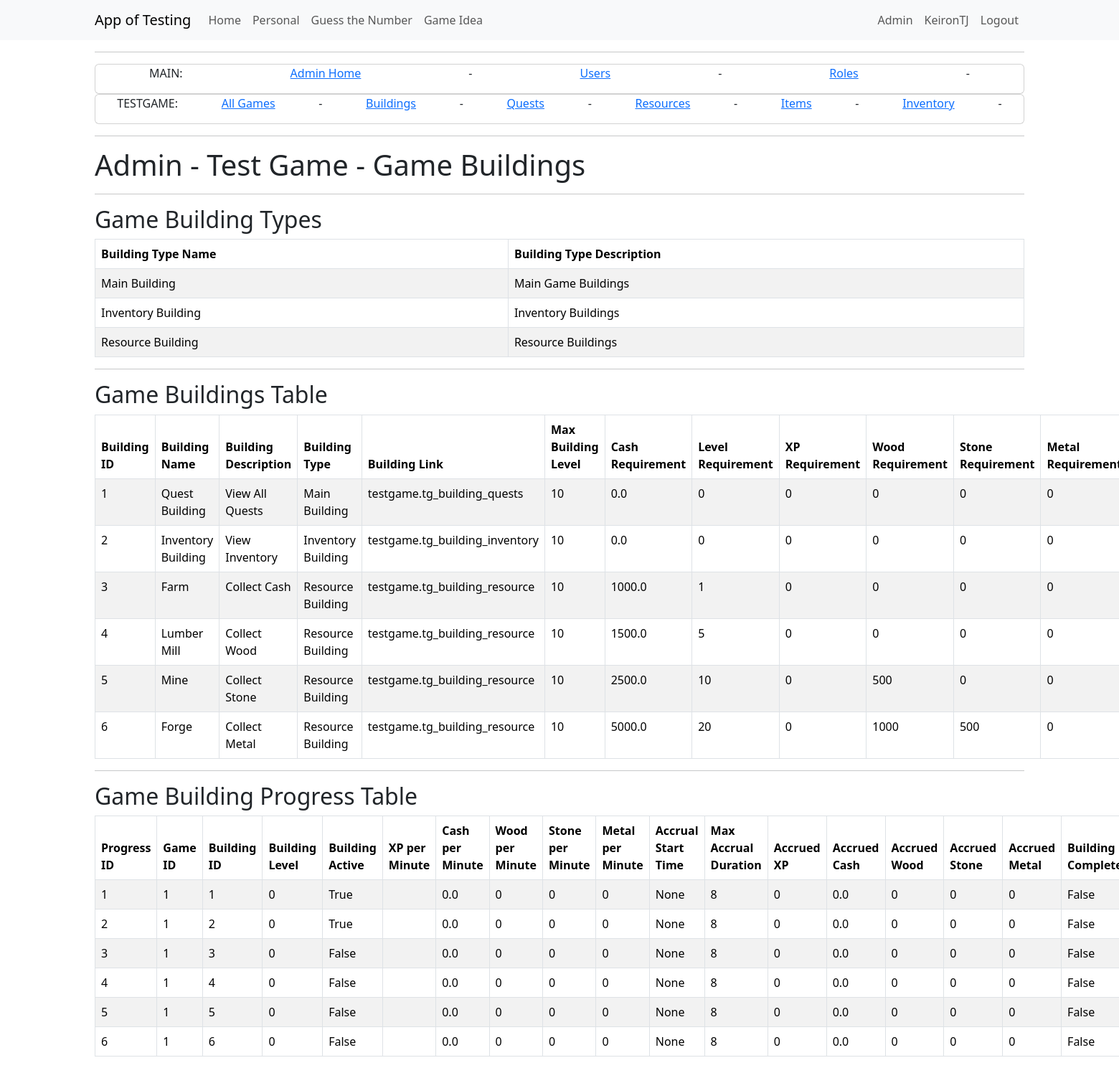
Page /admin_testgame_buildings (signed in) on the earlier database version.
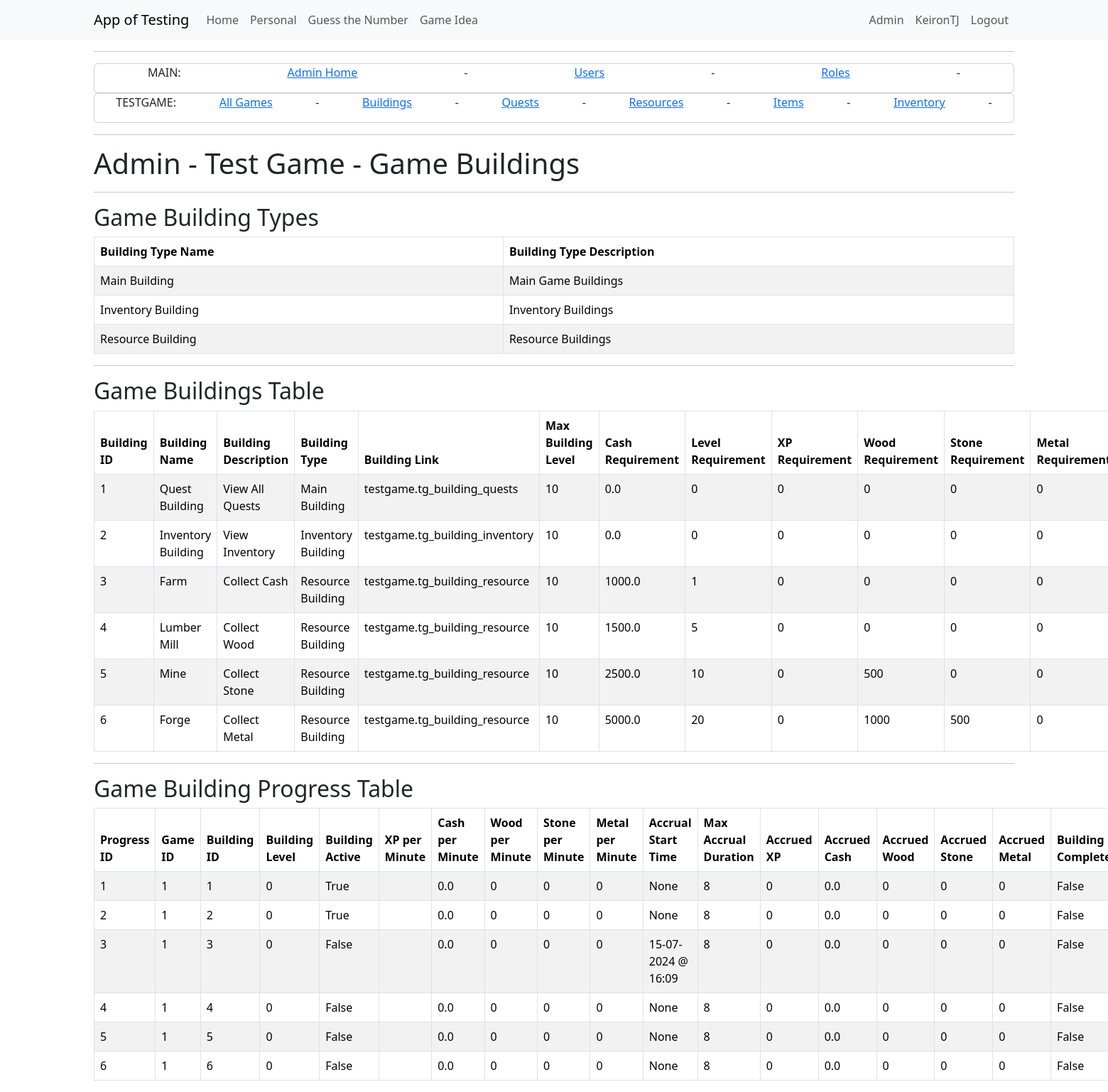
Same page on the later database version.
### app/models.py (models this page shows)
class TestGameBuildingProgress(db.Model):
    __tablename__ = 'test_game_building_progress'
    id = db.Column(db.Integer, primary_key=True)
    building_id = db.Column(db.Integer, db.ForeignKey('test_game_buildings.id'))
    game_id = db.Column(db.Integer, db.ForeignKey('test_game.id'))
    building_level = db.Column(db.Integer, default=0)
    building_active = db.Column(db.Boolean, default=False)
    xp_per_minute = db.Column(db.Integer, default=0)
    cash_per_minute = db.Column(db.Float, default=0)
    wood_per_minute = db.Column(db.Integer, default=0)
    stone_per_minute = db.Column(db.Integer, default=0)
    metal_per_minute = db.Column(db.Integer, default=0)
    accrual_start_time = db.Column(db.DateTime, nullable=True)
    max_accrual_duration = db.Column(db.Integer, default=8) # in hours
    accrued_xp = db.Column(db.Integer, default=0)
    accrued_cash = db.Column(db.Float, default=0)
    accrued_wood = db.Column(db.Integer, default=0)
    accrued_stone = db.Column(db.Integer, default=0)
    accrued_metai = db.Column(db.Integer, default=0)
    building_completed = db.Column(db.Boolean, default=False)
    building_completed_date = db.Column(db.DateTime, nullable=True)
    building = db.relationship("TestGameBuildings", back_populates="building_progress")
    game = db.relationship("TestGame", back_populates="building_progress")

### app/admin/routes.py (the view)
@bp.route('/admin_testgame_buildings', methods=['GET', 'POST'])
@login_required
@admin_required
def admin_testgame_buildings():
    testgames = db.session.query(TestGame).all()
    buildingtypes = db.session.query(TestGameBuildingType).all()
    buildings = db.session.query(TestGameBuildings).all()
    buildingprogress = db.session.query(TestGameBuildingProgress).all()
    for building in buildingprogress:
        service = GameBuildingService(building_progress_id=building.id)
        accrued_resources = service.calculate_accrued_resources()
        building.accrued_resources = accrued_resources
    db.session.commit()
    return render_template("admin/testgame/admin_testgame_buildings.html",
                        title='Admin Test Game Buildings',
                        testgames=testgames,
                        buildingtypes=buildingtypes,
                        buildings=buildings,
                        buildingprogress=buildingprogress)

### app/models.py (called while the page is built)
@login.user_loader
def load_user(id):
    return db.session.get(User, int(id))

    def is_admin(self):
        return 'admin' in [role.name for role in self.role]

### app/testgame/game_logic.py (called while the page is built)
    def _get_building_progress(self) -> TestGameBuildingProgress:
        building = TestGameBuildingProgress.query.get(self.building_progress_id)
        if building is None:
            raise ValueError(f"TestGameBuildingProgress with ID {self.building_progress_id} not found.")
        return building

### runserver.py (called while the page is built)
def format_datetime(value, format='%d-%m-%Y @ %H:%M'):
    if value is None:
        return "None"
    return value.strftime(format)

### app/templates/admin/testgame/admin_testgame_buildings.html (shortened to what the changed rows need)
{% extends "admin/admin_base.html" %}
{% block content2 %}
<div class="Jumbotron">
    <h1>Admin - Test Game - Game Buildings</h1>
</div>
<div>
    <h2>Game Building Types</h2>
    <table class="table table-striped table-bordered">
        <thead>
            <tr>
                <th>Building Type Name</th>
                <th>Building Type Description</th>
            </tr>
        </thead>
    </table>
</div>
<div>
    <h2>Game Buildings Table</h2>
    <table class="table table-striped table-bordered">
        <thead>
            <tr>
                <th>Building ID</th>
                <th>Building Name</th>
                <th>Building Description</th>
                <th>Building Type</th>
                <th>Building Link </th>
                <th>Max Building Level</th>
                <th>Cash Requirement</th>
                <th>Level Requirement</th>
                <th>XP Requirement</th>
                <th>Wood Requirement</th>
                <th>Stone Requirement</th>
                <th>Metal Requirement</th>
            </tr>
        </thead>
    </table>
</div>
<div>
    <h2>Game Building Progress Table</h2>
    <table class="table table-striped table-bordered">
        <thead>
            <tr>
                <th>Progress ID</th>
                <th>Game ID</th>
                <th>Building ID</th>
                <th>Building Level</th>
                <th>Building Active</th>
                <th>XP per Minute</th>
                <th>Cash per Minute</th>
                <th>Wood per Minute</th>
                <th>Stone per Minute</th>
                <th>Metal per Minute</th>
                <th>Accrual Start Time</th>
                <th>Max Accrual Duration</th>
                <th>Accrued XP</th>
                <th>Accrued Cash</th>
                <th>Accrued Wood</th>
                <th>Accrued Stone</th>
                <th>Accrued Metal</th>
                <th>Building Completed</th>
            </tr>
        </thead>
        <tbody>
            {% for buildingprogress in buildingprogress %}
            <tr>
                <td>{{ buildingprogress.id }}</td>
                <td>{{ buildingprogress.game_id }}</td>
                <td>{{ buildingprogress.building_id }}</td>
                <td>{{ buildingprogress.building_level }}</td>
                <td>{{ buildingprogress.building_active }}</td>
                <td>{{ buildingprogress.cash_per_hour }}</td>
                <td>{{ buildingprogress.accrued_cash }}</td>
                <td>{{ buildingprogress.accrued_wood }}</td>
                <td>{{ buildingprogress.accrued_stone }}</td>
                <td>{{ buildingprogress.accrued_metal }}</td>
                <td>{{ buildingprogress.accrual_start_time|datetime|default('N/A', true) }}</td>
                <td>{{ buildingprogress.max_accrual_duration }}</td>
                <td>{{ buildingprogress.accrued_xp }}</td>
                <td>{{ buildingprogress.accrued_cash }}</td>
                <td>{{ buildingprogress.accrued_wood }}</td>
                <td>{{ buildingprogress.accrued_stone }}</td>
                <td>{{ buildingprogress.accrued_metal }}</td>
                <td>{{ buildingprogress.building_completed }}</td>
            </tr>
            {% endfor %}
        </tbody>
    </table>
</div>
{% endblock content2 %}

Differences in the rows shown:
changed TestGameBuildingProgress id 3: accrual_start_time "None" → "15-07-2024 @ 16:09"
